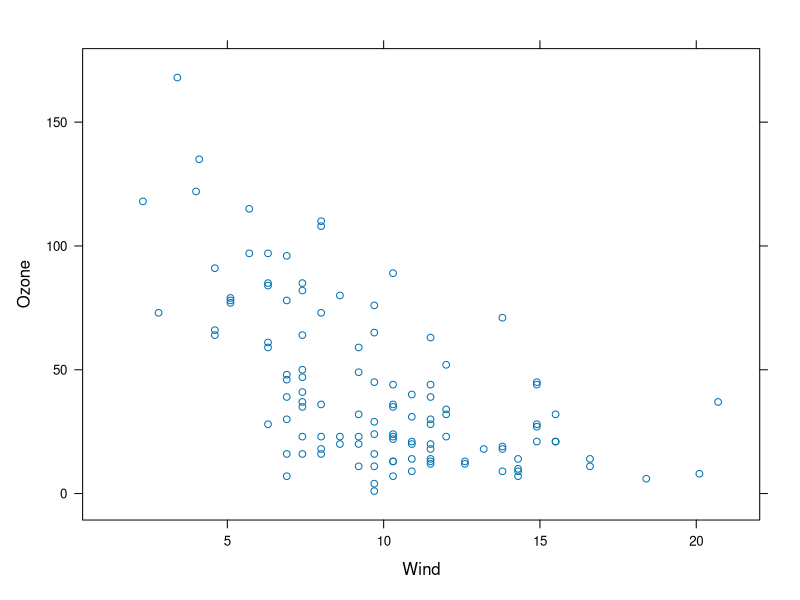
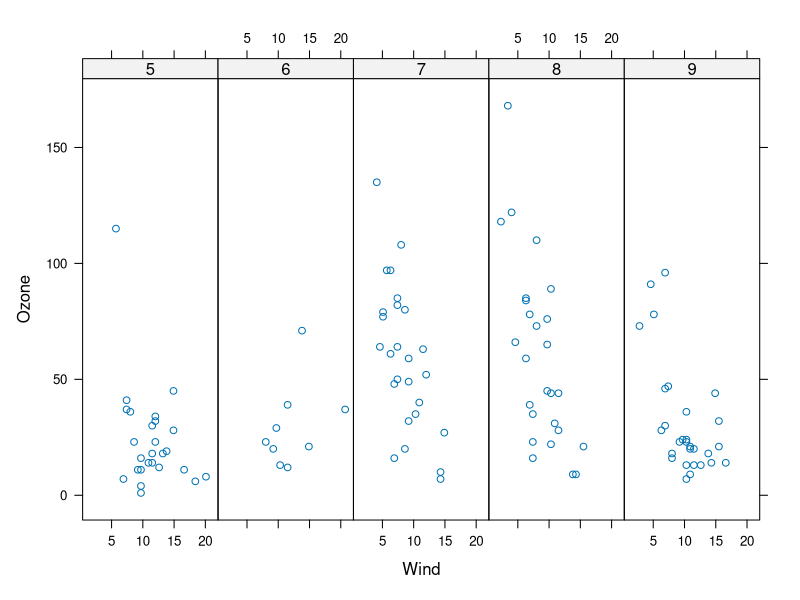
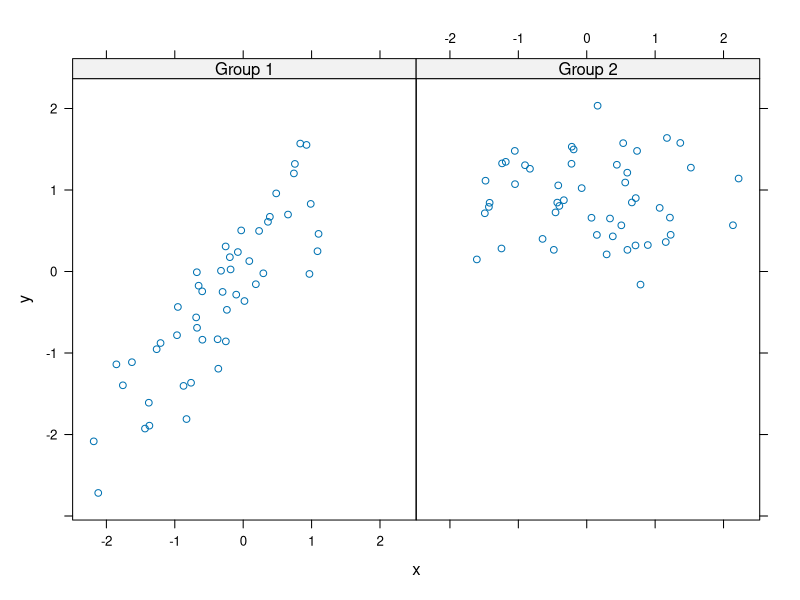
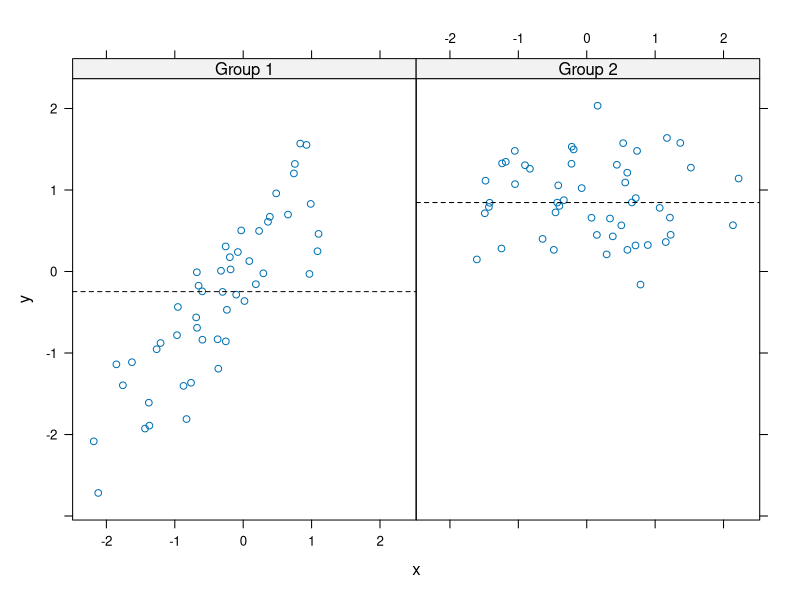
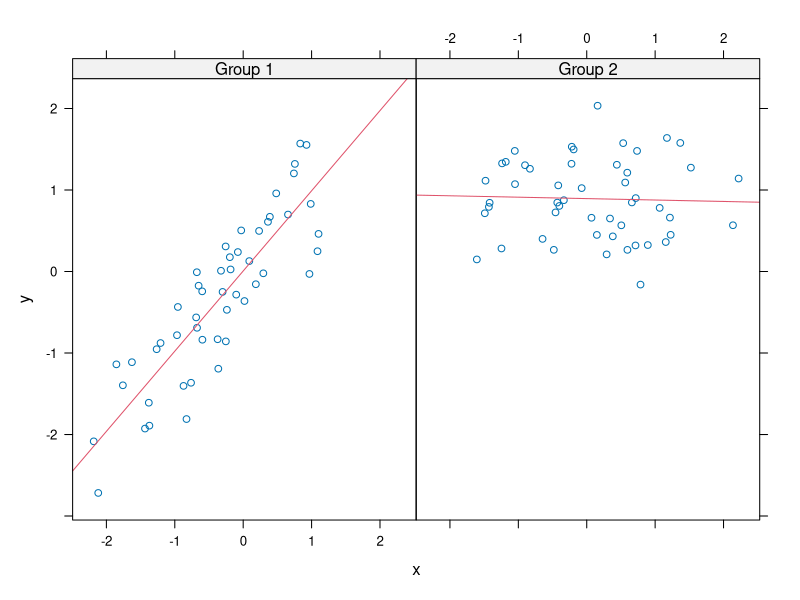
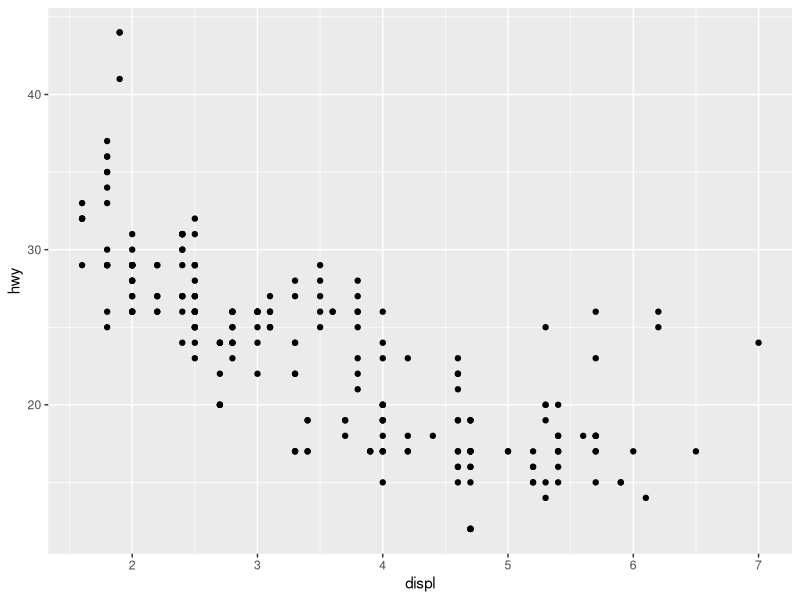
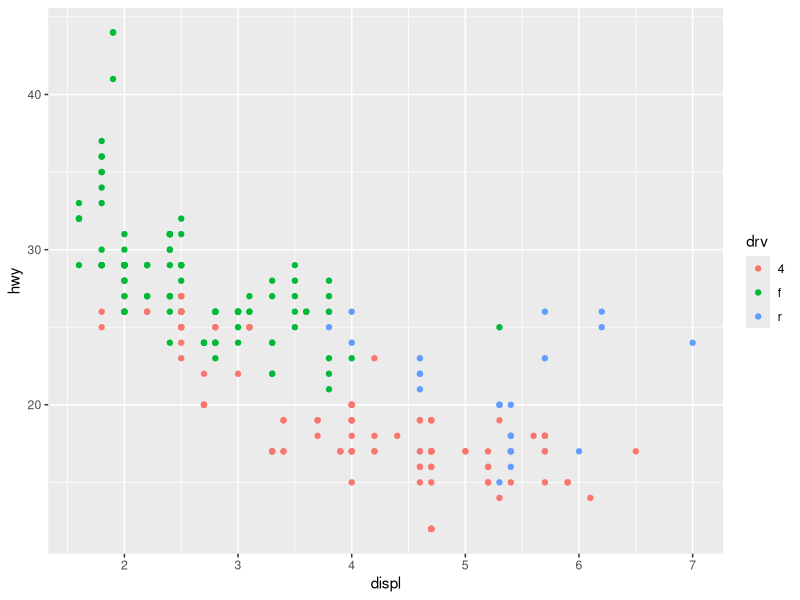
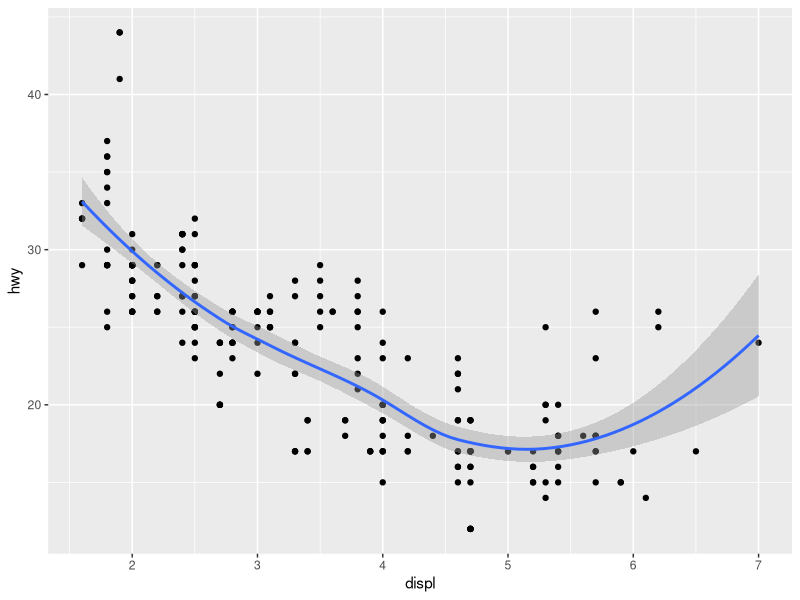

Recreate these plots in R, in order. (Note: this script raises an error after producing the figures.)
# exploratory data analysis
# week 2 notes

# Lattice plotting part 1 ----------------------------
# good for making many plots at once

# uses grid package
# all plotting done with single function call

# xyplot
# bwplot
# histogram
# stripplot

# xyplot
# xyplot( y ~ x | f * g, data)
# y is y axis, x is x
# f/g are conditioning variables
# * indictes an interaction between two variables

# simple lattice plot
library(lattice)
library(datasets)
xyplot(Ozone ~ Wind, data = airquality)

airquality <- transform(airquality, Month=factor(Month))
xyplot(Ozone ~ Wind | Month, data=airquality, layout=c(5,1))

# lattice returns an object

# panel functions
# controls what happens inside each panel

set.seed(10)
x <- rnorm(100)
f <- rep(0:1, each=50)
y <- x + f - f * x + rnorm(100, sd=0.5)
f <- factor(f, labels=c("Group 1", "Group 2"))
xyplot(y~x |f, layout=c(2,1))

# use function to add median line
xyplot(y~x|f, panel=function(x,y, ...){
  panel.xyplot(x,y,...)
  panel.abline(h=median(y), lty=2)
})

# add regression line
xyplot(y~x|f, panel=function(x,y, ...){
  panel.xyplot(x,y,...)
  panel.lmline(x,y, col=2)
})

# can't use base annotation functions, can't mix

# many panel lattice - mouse allergen and asthma cohort study


# ggplot2 ------------------------
# grammar of graphics implementation
# shorten the distance from the mind to page" hadley

# qplot uses dataframe
# plots are made of aesthetics(size, shape, color)
# and geoms(points, lines)

# use factors because they indicate subsets of the data - should be labeled

# ggplot is underlying function with more flexibility than qplot


library(ggplot2)
str(mpg)
mpg$manufacturer <- as.factor(mpg$manufacturer)
mpg$model <- as.factor(mpg$model)
mpg$trans <- as.factor(mpg$trans)
mpg$drv <- as.factor(mpg$drv)
mpg$fl <- as.factor(mpg$fl)
mpg$class <- as.factor(mpg$class)

qplot(displ, hwy, data=mpg)
qplot(displ, hwy, data=mpg, color=drv)
qplot(displ, hwy, data=mpg, geom=c("point","smooth"))

# histogram
qplot(hwy, data=mpg, fill=drv)

# facets, like panels in lattice
qplot(displ, hwy, data=mpg, facets=.~drv)
# rows ~ columns

# basic components of ggplot2 plot
# dataframe
#aesthetic mappings: color, size
# geoms - points lines shapes
# facets - conditional plots
# stats - transformations like binning, quantiles, smoothing
# scales - what scale an aesthetic map uses( male=red, female=blue)
# coordinate system

# build using individual functions
g <- ggplot(maacs, aes(logpm25, NocturnalSympt))
print(g) # will error
p<- g +geom_point()
print(p) # will plot

# add more layers: smooth
g + geom_point() + geom_smooth()
geom_smooth(method="lm")
# loess smoother
# linear regression line
# add facets
g + facet_grid(. ~ bmicat)

# annotation
# xlab(), ylab(), labs, ggtitle()
# each geom has options you can modify
# aes function
g + geom_point(aes(color=bmicat), size=4, alpha=1/2)

# axis limits
g <- ggplot(testdat, aes(x=x, y=y))
g + geom_line()

# if you use lims it will remove outliers
ylim(-3,3) # will compress data
g+geom_line() + coord_cartesian(ylim=c(-3,3))

